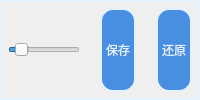
                 <widget class="QFrame" name="frame_12">
                  <property name="sizePolicy">
                   <sizepolicy hsizetype="Preferred" vsizetype="Preferred">
                    <horstretch>0</horstretch>
                    <verstretch>5</verstretch>
                   </sizepolicy>
                  </property>
                  <property name="styleSheet">
                   <string notr="true">border:2px solid #e3f2fc</string>
                  </property>
                  <property name="frameShape">
                   <enum>QFrame::StyledPanel</enum>
                  </property>
                  <property name="frameShadow">
                   <enum>QFrame::Raised</enum>
                  </property>
                  <layout class="QHBoxLayout" name="horizontalLayout_26" stretch="2,1,1">
                   <property name="spacing">
                    <number>20</number>
                   </property>
                   <property name="leftMargin">
                    <number>6</number>
                   </property>
                   <property name="topMargin">
                    <number>6</number>
                   </property>
                   <property name="rightMargin">
                    <number>6</number>
                   </property>
                   <property name="bottomMargin">
                    <number>6</number>
                   </property>
                   <item>
                    <widget class="QSlider" name="sliderBeautifyBuffing">
                     <property name="sizePolicy">
                      <sizepolicy hsizetype="Expanding" vsizetype="Expanding">
                       <horstretch>0</horstretch>
                       <verstretch>0</verstretch>
                      </sizepolicy>
                     </property>
                     <property name="styleSheet">
                      <string notr="true">border:0px</string>
                     </property>
                     <property name="maximum">
                      <number>100</number>
                     </property>
                     <property name="value">
                      <number>10</number>
                     </property>
                     <property name="orientation">
                      <enum>Qt::Horizontal</enum>
                     </property>
                    </widget>
                   </item>
                   <item>
                    <widget class="QPushButton" name="pbBeautifyBuffing">
                     <property name="enabled">
                      <bool>true</bool>
                     </property>
                     <property name="sizePolicy">
                      <sizepolicy hsizetype="Expanding" vsizetype="Expanding">
                       <horstretch>0</horstretch>
                       <verstretch>0</verstretch>
                      </sizepolicy>
                     </property>
                     <property name="styleSheet">
                      <string notr="true">QPushButton{
    color:#e5f1fd;
	font: 75 12pt &quot;等线&quot;;
    border-radius: 13px;
    background:#488fe1;
}
QPushButton:hover{
    background:#1461bb;
}
QPushButton:pressed{
    background:#0a4a94;
}</string>
                     </property>
                     <property name="text">
                      <string>保存</string>
                     </property>
                    </widget>
                   </item>
                   <item>
                    <widget class="QPushButton" name="pbBeautifyRecover">
                     <property name="sizePolicy">
                      <sizepolicy hsizetype="Expanding" vsizetype="Expanding">
                       <horstretch>0</horstretch>
                       <verstretch>0</verstretch>
                      </sizepolicy>
                     </property>
                     <property name="styleSheet">
                      <string notr="true">QPushButton{
    color:#e5f1fd;
	font: 75 12pt &quot;等线&quot;;
    border-radius: 13px;
    background:#488fe1;
}
QPushButton:hover{
    background:#1461bb;
}
QPushButton:pressed{
    background:#0a4a94;
}</string>
                     </property>
                     <property name="text">
                      <string>还原</string>
                     </property>
                    </widget>
                   </item>
                  </layout>
                 </widget>
